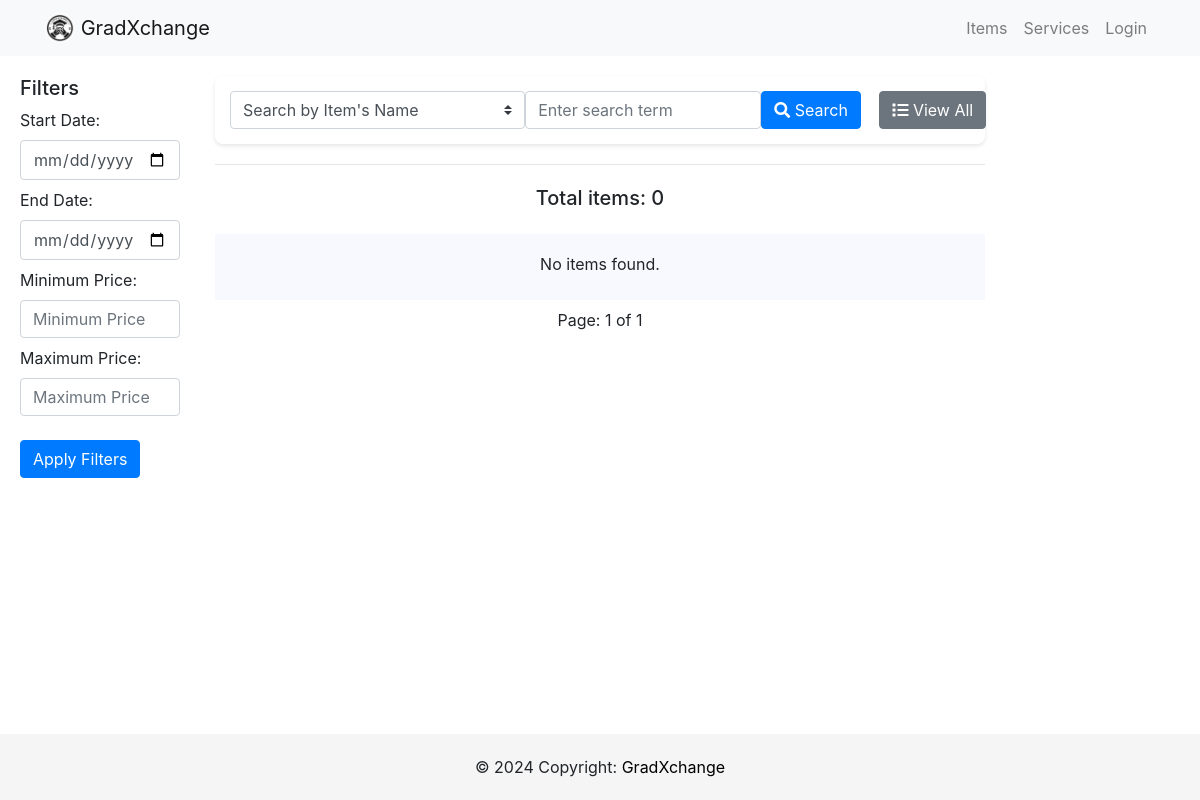
The page /item/ on the database as committed earlier.
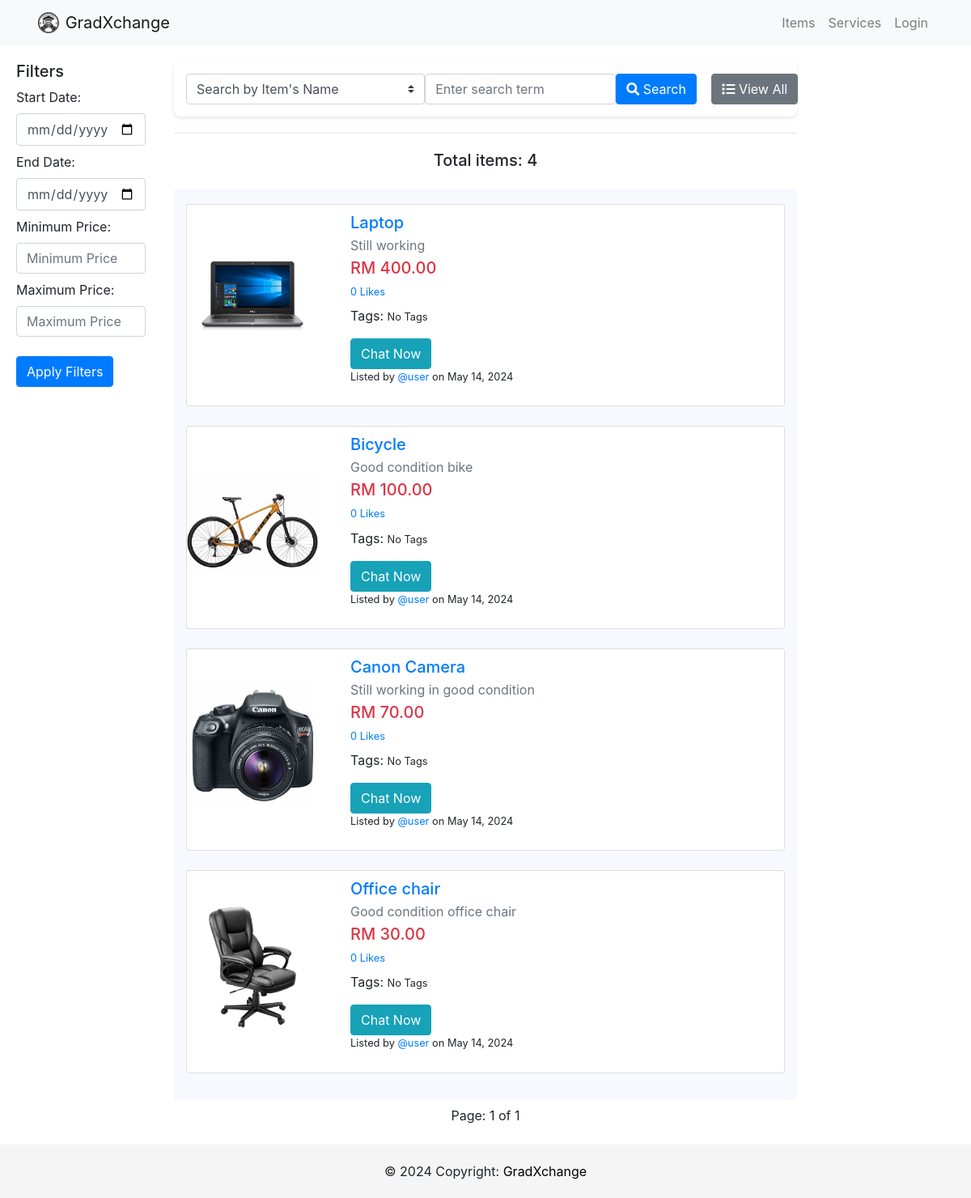
The same page on the database as committed later.
### item/models.py (models this page shows, shortened)
class Item(models.Model):
    tags = TaggableManager()
    item_name = models.CharField(max_length=200)
    item_desc = models.CharField(max_length=200)
    item_detail = models.CharField(max_length=2000)
    item_price = models.DecimalField(max_digits=10, decimal_places=2, validators=[MinValueValidator(Decimal('0.01'))])
    item_image = models.ImageField(upload_to='images_item', default="notfound.png")
    created =  models.DateTimeField(auto_now_add=True)
    user_name = models.ForeignKey(settings.AUTH_USER_MODEL, on_delete=models.CASCADE,default=1)
    liked_by = models.ManyToManyField(settings.AUTH_USER_MODEL, related_name='item_liked',blank= True)
    class Status(models.TextChoices):
        AVAILABLE = 'AV', 'Available'
        SOLD = 'SO', 'Sold'
    status = models.CharField(
        max_length=2,
        choices=Status.choices,
        default=Status.AVAILABLE,)

### item/views.py (the view)
# urls.py: path('', views.index, name='index'),
def index(request):
    item_list = Item.objects.select_related('user_name').filter(status=Item.Status.AVAILABLE).annotate(like_count=Count('liked_by')).all().order_by('-created')  # Include related user data
    tag = request.GET.get('tag')
    if tag:
        item_list = item_list.filter(tags__name__in=[tag])
    min_price = request.GET.get('min_price')
    max_price = request.GET.get('max_price')
    start_date = request.GET.get('start_date')
    end_date = request.GET.get('end_date')
    show_my_items = request.GET.get('show_my_items', 'off')
    search_type = request.GET.get('search_type')
    search_query = request.GET.get('search_query')
    active_filter_name = None
    active_filter_value = None
    if search_type == 'item_name' and search_query:
        item_list = item_list.filter(item_name__icontains=search_query)
        active_filter_name = 'Item Name'
        active_filter_value = search_query
    elif search_type == 'seller_name' and search_query:
        item_list = item_list.filter(user_name__username__icontains=search_query)
        active_filter_name = 'Seller Name'
        active_filter_value = search_query
    if min_price:
        item_list = item_list.filter(item_price__gte=min_price)
        active_filter_name = 'Minimum Price'
        active_filter_value = f"RM {min_price}+"
    if max_price:
        item_list = item_list.filter(item_price__lte=max_price)
        active_filter_name = 'Maximum Price'
        active_filter_value = f"Up to RM {max_price}"
    if start_date:
        start_date = datetime.strptime(start_date, '%Y-%m-%d')
        start_date = timezone.make_aware(start_date, timezone.get_default_timezone())
        item_list = item_list.filter(created__gte=start_date)
    if end_date:
        end_date = datetime.strptime(end_date, '%Y-%m-%d')
        end_date = timezone.make_aware(end_date, timezone.get_default_timezone())
        end_date = end_date + timedelta(days=1) - timedelta(seconds=1)
        item_list = item_list.filter(created__lt=end_date)  # Using __lt to include "just before midnight"
    if show_my_items == 'on':
        item_list = item_list.filter(user_name=request.user)
        active_filter_name = 'My Items'
        active_filter_value = 'My items'
    page_number = request.GET.get('page')
    paginator = Paginator(item_list, 12)  # Assuming 12 items per page
    page_obj = paginator.get_page(page_number)
    context = {
        'item_list': page_obj,
        'result_count': page_obj.paginator.count,
        'show_my_items': show_my_items,
        'active_filter_name': active_filter_name,
        'active_filter_value': active_filter_value,
        'tag': tag,  # Optionally pass the tag to highlight it or use it in the template
        'start_date': start_date,  # Pass start_date to the template
        'end_date': end_date,  # Pass end_date to the template
        'min_price': min_price,  # Pass min_price to the template
        'max_price': max_price,  # Pass max_price to the template
    }
    return render(request, 'item/index.html', context)

### users/context_processors.py (called while the page is built)
def unread_message_count(request):
    if request.user.is_authenticated:
        count = Message.objects.filter(recipient=request.user.profile, is_read=False).count()
        return {'unread_message_count': count}
    return {}

### item/templates/item/index.html (shortened to what this page needs)
{% extends 'users/base.html' %}
{% load static %}
{% load item_custom_filters %}
{% block body %}
<div class="container-fluid">
    <div class="row">
        <section class="col-md-2 filter-column collapse d-md-block" id="filterMenu">
            <h5>Filters</h5>
            <form action="" method="get" class="d-grid gap-2">
                <label for="start_date">Start Date:</label>
                <input type="date" id="start_date" name="start_date" class="form-control mb-2" placeholder="yyyy-mm-dd">
                <label for="end_date">End Date:</label>
                <input type="date" id="end_date" name="end_date" class="form-control mb-2" placeholder="yyyy-mm-dd">
                <label for="min_price">Minimum Price:</label>
                <input type="number" id="min_price" name="min_price" class="form-control mb-2"
                    placeholder="Minimum Price">
                <label for="max_price">Maximum Price:</label>
                <input type="number" id="max_price" name="max_price" class="form-control mb-2"
                    placeholder="Maximum Price">
                <button class="btn btn-primary mt-3" type="submit">Apply Filters</button>
            </form>
        </section>
        <section class="col-12 col-md-8">
            <div id="searchFormContainer">
                <div id="searchForm">
                    <form action="" method="GET" class="input-group search-input-group">
                        <div class="row no-gutters align-items-center justify-content-center">
                            <div class="col-12 col-md-5">
                                <select class="form-control custom-select" name="search_type">
                                    <option value="item_name">Search by Item's Name</option>
                                </select>
                            </div>
                            <div class="col-12 col-md-4">
                                <input class="form-control" type="search" name="search_query"
                                    placeholder="Enter search term" aria-label="Search">
                            </div>
                            <div class="col-12 col-md-2">
                                <button class="btn btn-primary search-btn" type="submit"><i class="fas fa-search"></i>
                                    Search</button>
                            </div>
                            <div class="col-12 col-md-1">
                                <a href="{% url 'item:index' %}" class="btn btn-secondary view-all-btn"><i
                                        class="fas fa-list"></i> View All</a>
                            </div>
                        </div>
                    </form>
                </div>
            </div>
            <div class="text-center mb-4">
                <hr>
                <div class="text-center mb-4" style="padding-top: 5px;">
                    {% if min_price and max_price %}
                    <h5>Showing results for "Price range: RM {{ min_price|floatformat:"2" }} to RM {{
                        max_price|floatformat:"2" }}": {{ result_count }}</h5>
                    {% elif active_filter_name == 'Seller Name' %}
                    <h5>Showing results for {{ active_filter_name }} "{{ active_filter_value }}": {{ result_count }}
                    </h5>
                    {% elif active_filter_name %}
                    <h5>Showing results for "{{ active_filter_value }}": {{ result_count }}</h5>
                    {% elif start_date and end_date %}
                    <h5>Showing results from "{{ start_date|date:"F j, Y" }}" to "{{ end_date|date:"F j, Y" }}": {{
                        result_count }}</h5>
                    {% else %}
                    <h5>Total items: {{ result_count }}</h5>
                    {% endif %}
                </div>
            </div>
            <div id="item-cards-section" style="background-color: #f8f8ff;padding-top: 10px;">
                <div class="container py-2">
                    {% for item in item_list %}
                    <div class="card mb-4 zoom-card">
                        <div class="row align-items-center">
                            <div class="col-md-3">
                                <div class="bg-image zoom-image ripple" style="overflow: hidden;">
                                    <a href="{% url 'item:detail' item.id %}" class="text-reset">
                                        <img src="{{ item.item_image.url }}" class="img-fluid"
                                            style="width: 100%; height: 150px; object-fit: contain;">
                                    </a>
                                </div>
                            </div>
                            <div class="col-md-9">
                                <div class="card-body item-card-body">
                                    <a href="{% url 'item:detail' item.id %}" class="text-reset">
                                        <h5 class="card-title mb-1">{{ item.item_name }}</h5>
                                        <p class="mb-1 text-muted">{{ item.item_desc }}</p>
                                        <h5 class="mb-2 text-danger">RM {{ item.item_price }}</h5>
                                        <p class="small mb-2">{{ item.like_count }} Likes</p>
                                    </a>
                                    <div>
                                        <div class="tags">
                                            <p>Tags:
                                                {% if item.tags.all %}
                                                {% for tag in item.tags.all %}
                                                <a href="{% url 'item:index' %}?tag={{ tag.name }}"><span
                                                        class="tag">{{tag.name }}</span></a>
                                                {% endfor %}
                                                {% else %}
                                                <small>No Tags</small>
                                                {% endif %}
                                            </p>
                                        </div>
                                        {% if request.user != item.user_name %}
                                        <a id="send-message-btn" href="{% url 'chat' item.user_name.profile.pk %}"
                                            class="btn btn-info">Chat Now</a>
                                        {% endif %}
                                    </div>
                                    <p class="small">Listed by <a
                                            href="{% url 'account' item.user_name.username %}">@{{item.user_name}}</a>
                                        on {{ item.created|date:"F d, Y" }}</p>
                                </div>
                            </div>
                        </div>
                    </div>
                    {% empty %}
                    <div class="col-12">
                        <p class="text-center">No items found.</p>
                    </div>
                    {% endfor %}
                </div>
            </div>
            <div class="container" style="max-width: 900px; background-color: white;">
                <div class="row">
                    <div class="col-md-12">
                        <ul class="pagination justify-content-center" style="align-items:center; display:flex;">
                            <li class="page-item" style="margin: 0 10px; text-align: center;">
                                Page: {{ item_list.number }} of {{ item_list.paginator.num_pages }}
                            </li>
                        </ul>
                    </div>
                </div>
            </div>
        </section>
    </div>
</div>
{% endblock %}

### users/templates/users/base.html (shortened to what this page needs)
{% load static %}
<!DOCTYPE html>
<html lang="en">
<head>
    <link rel="stylesheet" href="https://cdn.jsdelivr.net/npm/bootstrap@4.0.0/dist/css/bootstrap.min.css"
>
    <link rel="stylesheet" href="{% static 'css/style.css' %}">
    <link href="https://cdnjs.cloudflare.com/ajax/libs/font-awesome/5.15.1/css/all.min.css" rel="stylesheet">
</head>
<body>
    <nav class="navbar navbar-expand-lg navbar-light bg-light">
        <div class="container">
            <a class="navbar-brand" href="{%url 'home' %}"> <img src="{% static 'logogxc.jpg' %}" width="30" height="30"
                    class="d-inline-block align-top" style="border-radius: 50%;" alt="">
                <italic>GradXchange </italic>
            </a>
            <div class="collapse navbar-collapse" id="navbarSupportedContent">
                <ul class="navbar-nav ml-auto">
                    <li class="nav-item">
                        <a class="nav-link" href="{% url 'item:index' %}">Items</a>
                    </li>
                    <li class="nav-item ">
                        <a class="nav-link" href="{% url 'service:index' %}">Services</a>
                    </li>
                    {% if user.is_authenticated %}
                    <li class="nav-item">
                        <a class="nav-link " href="{% url 'inbox' %}">Message {% if unread_message_count > 0 %}
                            <span class="badge badge-danger">{{ unread_message_count }}</span>
                            {% endif %}</a>
                    </li>
                    <li class="nav-item">
                        <a class="nav-link" href="{% url 'account' request.user.username %}">Account</a>
                    </li>
                    <li class="nav-item">
                        <form id="logout-form" action="{% url 'logout' %}" method="post" style="display: none;">
                            {% csrf_token %}
                        </form>
                        <a href="#" class="nav-link"
                            onclick="document.getElementById('logout-form').submit(); return false;">Logout</a>
                    </li>
                    {% else %}
                    <li class="nav-item">
                        <a class="nav-link" href="{% url 'login' %}">Login</a>
                    </li>
                    {% endif %}
                </ul>
            </div>
    </nav>
    {% block body %}
    {% endblock %}
    <footer class="footer">
        <div class="text-center p-3">
            © 2024 Copyright:
            <a class="text-body" href="#" style="color: black;">GradXchange</a>
        </div>
    </footer>
</body>
</html>

### static/css/style.css (style rules this page uses)
html, body { height: 100%; margin: 0; padding: 0; }
body { display: flex; flex-direction: column; }
.footer { background-color: whitesmoke; text-align: center; padding: 5px 0; margin-top: auto; }
.zoom-card { overflow: hidden; }
.zoom-image { transition: transform 0.5s ease; }
.pagination { display: flex; justify-content: center; padding-left: 0; list-style: none; }
.pagination .page-item { background-color: transparent; border: none; padding: 0.5rem 0.75rem; }
#send-message-btn { white-space: nowrap; }
#item-cards-section .card { display: flex; flex-direction: column; height: 100%; }
#item-cards-section .card img { margin-bottom: 10px; }
#item-cards-section .card-body { flex-grow: 1; display: flex; flex-direction: column; }
#item-cards-section .card-title { margin-top: 0px; }
#item-cards-section .btn { margin-top: auto; }

### item/templates/item/index.html (style rules this page uses)
#searchFormContainer { width: 100%; display: flex; justify-content: center; margin-top: 20px; margin-bottom: 20px; }
#searchForm { max-width: 900px; width: 100%; padding: 15px; background-color: #fff; border-radius: 8px; box-shadow: 0 2px 4px rgba(0, 0, 0, 0.1); display: flex; align-items: center; }
.search-input-group { display: flex; flex-wrap: wrap; gap: 10px; width: 100%; }
.custom-select, .form-control { flex: 1 0 auto; }
.search-btn, .view-all-btn { flex: 0 1 auto; }
.filter-column, .ads-column { padding: 20px; background-color: white; }
.item-card-body { padding: 10px; display: flex; flex-direction: column; }
@media (min-width: 768px) { .search-btn, .view-all-btn { flex: 1; } }

Rows that differ between the two databases and show on the page:
added Item: item_image (picture), item_name "Laptop", item_desc "Still working", item_price "400.00", like_count "0", shows "No Tags", shows "Chat Now", user_name "user", created "May 14, 2024"
added Item: item_image (picture), item_name "Bicycle", item_desc "Good condition bike", item_price "100.00", like_count "0", shows "No Tags", shows "Chat Now", user_name "user", created "May 14, 2024"
added Item: item_image (picture), item_name "Canon Camera", item_desc "Still working in good condition", item_price "70.00", like_count "0", shows "No Tags", shows "Chat Now", user_name "user", created "May 14, 2024"
added Item: item_image (picture), item_name "Office chair", item_desc "Good condition office chair", item_price "30.00", like_count "0", shows "No Tags", shows "Chat Now", user_name "user", created "May 14, 2024"
Other text that changed with them:
{{ result_count }}: "0" → "4"
text no longer shown: "No items found."
